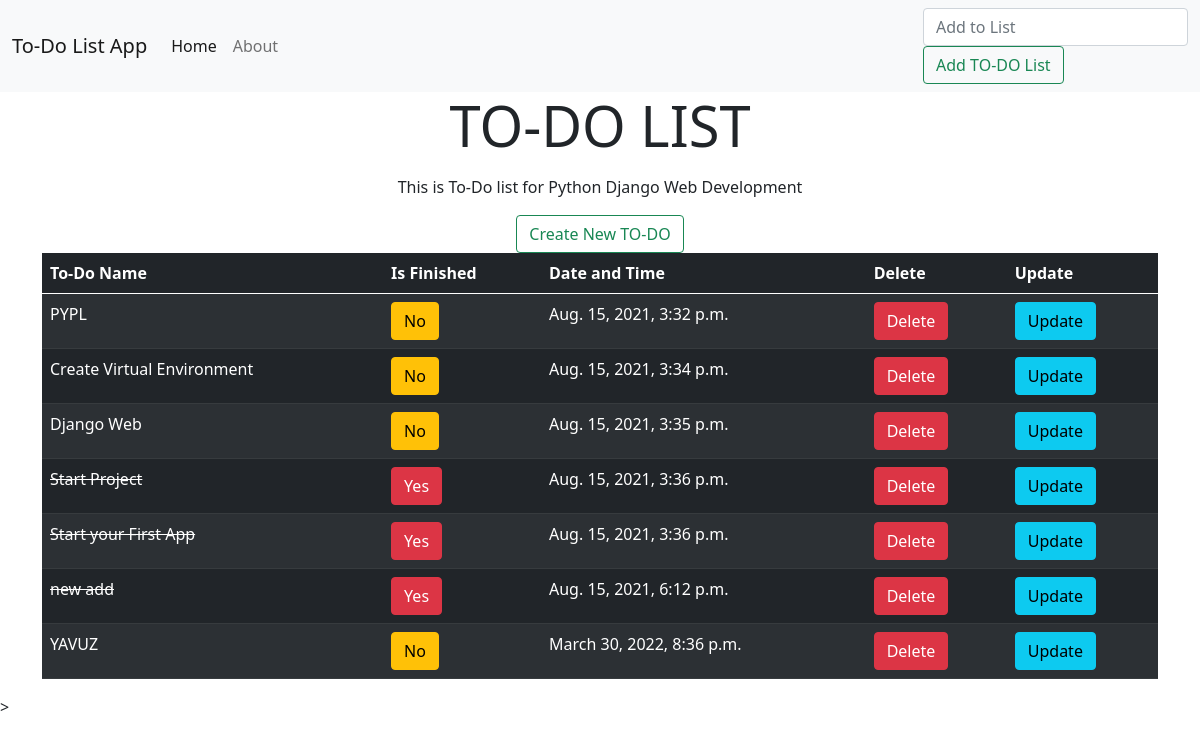
The page / on the database its author committed.
### todo_app/models.py (models this page shows, shortened)
class Todos(models.Model):
    title =models.CharField(max_length=100)
    description = models.TextField(max_length=1000,blank=True)
    finished =models.BooleanField(default=False)
    date = models.DateTimeField(default=datetime.now, blank=True)

### todo_app/views.py (the view)
# urls.py: path('', views.index, name = "index"),
def index(request):
    if request.method=="POST":
        form = ListForm(request.POST or None)
        if form.is_valid():
            form.save()
            todo_list = Todos.objects.all()
        return render(request,"todo_app/index.html",{'todo_list':todo_list})
    else:
        todo_list = Todos.objects.all()
        return render(request,"todo_app/index.html",{'todo_list':todo_list})

### templates/todo_app/index.html (shortened to what this page needs)
{% extends "todo_app/base.html" %}
{% block content %}
<div class="jumbotron jumbotron-fluid">
  <div class="container">
    <h1 class="display-4"><center>TO-DO LIST</center></h1>
    <p class="lead"><center>This is To-Do list for Python Django Web Development</center> </p>
    <div class = "text-center">
    <a class="btn btn-outline-success" href="{% url 'create' %}" role = "button">Create New TO-DO</a>
  </div>
  </div>
</div>
<div class="container">
<table class="table table-striped table-dark">
  <thead>
    <tr>
      <th scope="col">To-Do Name</th>
      <th scope="col">Is Finished</th>
      <th scope="col">Date and Time</th>
      <th scope="col">Delete</th>
      <th scope="col">Update</th>
    </tr>
  </thead>
  <tbody>
      {% for todo in todo_list %}
        {% if todo.finished %}
          <tr>
            <td><del>{{ todo.title }}</del></td>
            <td><a class="btn btn-danger" href="{% url 'yes_finish' todo.id %}" role = "button">Yes</a></td>
            <td>{{ todo.date }}</td>
            <td><a class="btn btn-danger" href="{% url 'delete' todo.id %}" role = "button">Delete</a></td>
            <td><a class="btn btn-info" href="{% url 'update' todo.id %}" role = "button">Update</a></td>
          </tr>
        {% else %}
          <tr>
            <td>{{ todo.title }}</td>
            <td><a class="btn btn-warning" href="{% url 'no_finish' todo.id %}" role = "button">No</a></td>
            <td>{{ todo.date }}</td>
            <td><a class="btn btn-danger" href="{% url 'delete' todo.id %}" role = "button">Delete</a></td>
            <td><a class="btn btn-info" href="{% url 'update' todo.id %}" role = "button">Update</a></td>
          </tr>
        {% endif %}
      {% endfor %}
  </tbody>
</table>
</div>>
{% endblock content %}

### templates/todo_app/base.html (shortened to what this page needs)
<!doctype html>
<html lang="en">
  <head>
    <link href="https://cdn.jsdelivr.net/npm/bootstrap@5.1.0/dist/css/bootstrap.min.css" rel="stylesheet">
  </head>
  <body>
    <nav class="navbar navbar-expand-lg navbar-light bg-light">
        <div class="container-fluid">
          <a class="navbar-brand" href="{% url 'index' %}">To-Do List App</a>
          <div class="collapse navbar-collapse" id="navbarSupportedContent">
            <ul class="navbar-nav me-auto mb-2 mb-lg-0">
              <li class="nav-item">
                <a class="nav-link active" aria-current="page" href="{% url 'index' %}">Home</a>
              </li>
              <li class="nav-item">
                <a class="nav-link" href="{% url 'about' %}">About</a>
              </li>
            </ul>
            <form class="dy-flex" method="POST">
              <input class="form-control me-2" type="text" placeholder="Add to List" name="title">
              <button class="btn btn-outline-success" type="submit">Add TO-DO List</button>
            </form>
          </div>
        </div>
      </nav>
      {% block content %}
      {% endblock content %}
  </body>
</html>

### rows shown on the page
Todos: title "PYPL", date "Aug. 15, 2021, 3:32 p.m."
Todos: title "Create Virtual Environment", date "Aug. 15, 2021, 3:34 p.m."
Todos: title "Django Web", date "Aug. 15, 2021, 3:35 p.m."
Todos: title "Start Project", date "Aug. 15, 2021, 3:36 p.m."
Todos: title "Start your First App", date "Aug. 15, 2021, 3:36 p.m."
Todos: title "new add", date "Aug. 15, 2021, 6:12 p.m."
Todos: title "YAVUZ", date "March 30, 2022, 8:36 p.m."
